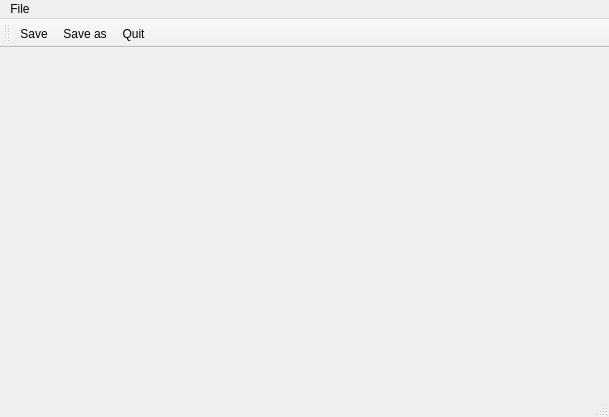
<?xml version="1.0" encoding="UTF-8"?>
<ui version="4.0">
 <class>MainWindow</class>
 <widget class="QMainWindow" name="MainWindow">
  <property name="geometry">
   <rect>
    <x>0</x>
    <y>0</y>
    <width>609</width>
    <height>417</height>
   </rect>
  </property>
  <property name="windowTitle">
   <string>MainWindow</string>
  </property>
  <widget class="QWidget" name="centralWidget"/>
  <widget class="QMenuBar" name="menuBar">
   <property name="geometry">
    <rect>
     <x>0</x>
     <y>0</y>
     <width>609</width>
     <height>21</height>
    </rect>
   </property>
   <widget class="QMenu" name="menuFile">
    <property name="title">
     <string>File</string>
    </property>
    <addaction name="actionNew"/>
    <addaction name="actionOpen"/>
    <addaction name="separator"/>
    <addaction name="actionSave"/>
    <addaction name="actionSave_as"/>
    <addaction name="separator"/>
    <addaction name="actionQuit"/>
   </widget>
   <addaction name="menuFile"/>
  </widget>
  <widget class="QToolBar" name="mainToolBar">
   <attribute name="toolBarArea">
    <enum>TopToolBarArea</enum>
   </attribute>
   <attribute name="toolBarBreak">
    <bool>false</bool>
   </attribute>
   <addaction name="actionSave"/>
   <addaction name="actionSave_as"/>
   <addaction name="actionQuit"/>
  </widget>
  <widget class="QStatusBar" name="statusBar"/>
  <action name="actionNew">
   <property name="text">
    <string>New</string>
   </property>
  </action>
  <action name="actionOpen">
   <property name="text">
    <string>Open</string>
   </property>
  </action>
  <action name="actionSave">
   <property name="icon">
    <iconset resource="resource.qrc">
     <normaloff>:/rec/img/save.png</normaloff>:/rec/img/save.png</iconset>
   </property>
   <property name="text">
    <string>Save</string>
   </property>
  </action>
  <action name="actionSave_as">
   <property name="icon">
    <iconset resource="resource.qrc">
     <normaloff>:/rec/img/saveas.png</normaloff>:/rec/img/saveas.png</iconset>
   </property>
   <property name="text">
    <string>Save as</string>
   </property>
  </action>
  <action name="actionQuit">
   <property name="icon">
    <iconset resource="resource.qrc">
     <normaloff>:/rec/img/quit.png</normaloff>:/rec/img/quit.png</iconset>
   </property>
   <property name="text">
    <string>Quit</string>
   </property>
  </action>
 </widget>
 <layoutdefault spacing="6" margin="11"/>
 <resources>
  <include location="resource.qrc"/>
 </resources>
 <connections/>
</ui>
